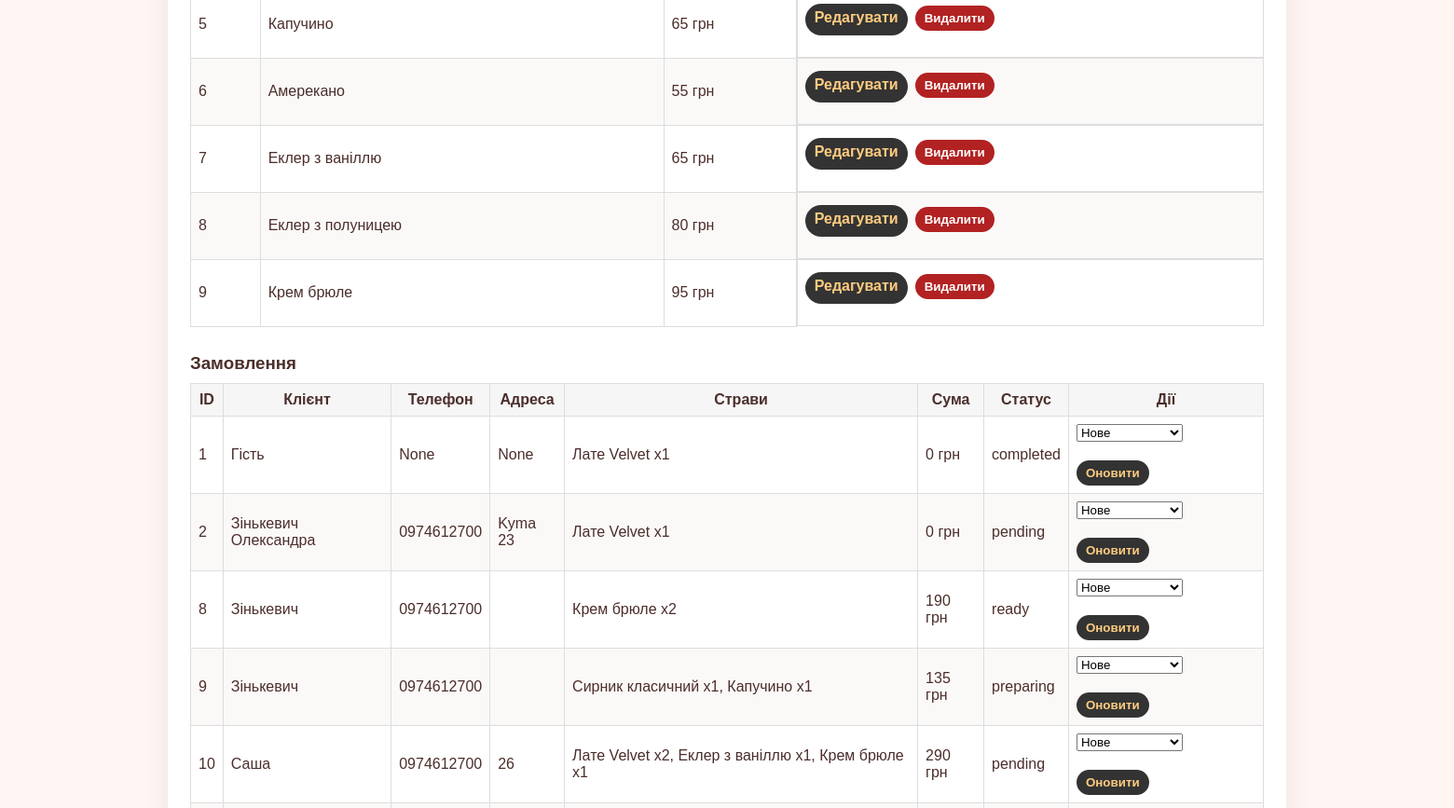
Page /admin (signed in, middle part) on the earlier database version.
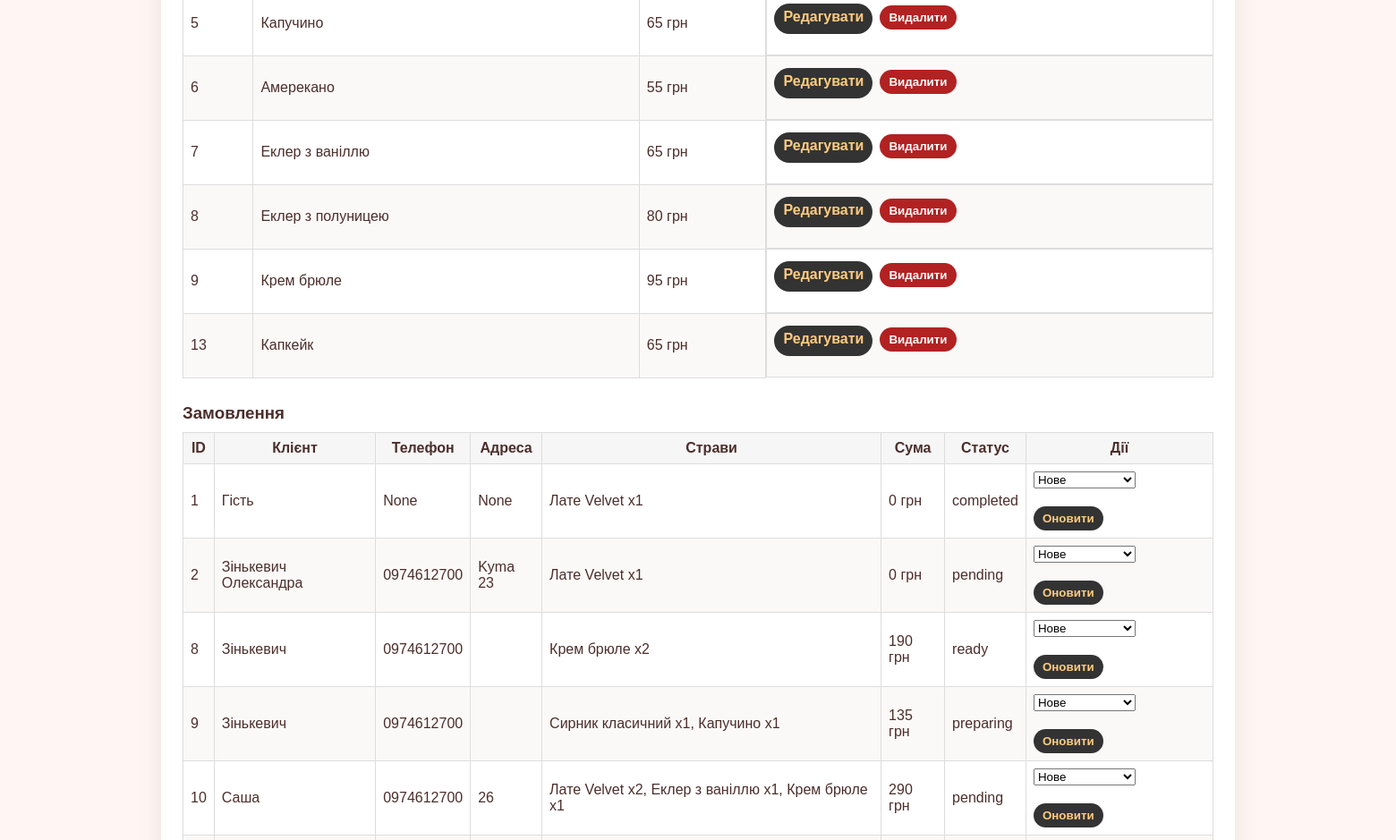
Same page on the later database version.
### tables this page shows
CREATE TABLE "dish" (
	"id"	INTEGER NOT NULL,
	"name"	TEXT NOT NULL,
	"price"	TEXT NOT NULL,
	"image"	BLOB NOT NULL,
	"description"	TEXT,
	"ingredients"	TEXT,
	"calories"	NUMERIC,
	PRIMARY KEY("id" AUTOINCREMENT)
);

CREATE TABLE "orders" (
	"id"	INTEGER,
	"customer_name"	TEXT,
	"items"	TEXT,
	"total"	REAL,
	"created_at"	TEXT,
	"status"	TEXT, phone TEXT, address TEXT,
	PRIMARY KEY("id" AUTOINCREMENT)
);

### main.py (the view, shortened to what this page needs)
@app.route('/admin')
def admin():
    if not session.get('is_admin'):
        return redirect(url_for('admin_login'))
    dish = get_all_dish()
    feedback = get_all_feedback()
    work = get_all_work()
    orders = get_all_orders()
    orders_display = []
    for o in orders:
        items_text = ''
        try:
            items = json.loads(o['items']) if 'items' in o.keys() else json.loads(o[4])
        except Exception:
            items = []
        parts = []
        for it in items:
            try:
                did = None
                if isinstance(it, dict):
                    did = it.get('dish_id') or it.get('id') or it.get('dish')
                    qty = int(it.get('qty', 1))
                try:
                    did_int = int(did)
                except Exception:
                    did_int = None
                if did_int is not None:
                    d = get_dish_by_id(did_int)
                    name = d['name'] if d and 'name' in d.keys() else f"#{did_int}"
                else:
                    name = str(did or '#')
            except Exception:
                name = f"#{it}"
                qty = 1
            parts.append(f"{name} x{qty}")
        items_text = ', '.join(parts)
        od = dict(o)
        od['items_text'] = items_text
        orders_display.append(od)
    accounts = get_all_accounts()
    return render_template('admin.html', dish=dish, work=work, feedback=feedback, orders=orders_display, accounts=accounts)

### database.py (called while the page is built)
def get_db():
    if 'db' not in g:
        g.db = sqlite3.connect('my_database.db')
        g.db.row_factory = sqlite3.Row  # Для отримання результатів у вигляді словника
    return g.db

def get_all_dish():
    db = get_db()
    cursor = db.cursor()
    cursor.execute('SELECT * FROM dish')
    dish = cursor.fetchall()
    return dish

def get_all_orders():
    db = get_db()
    cursor = db.cursor()
    cursor.execute('SELECT * FROM orders')
    orders = cursor.fetchall()
    return orders

def get_all_work():
    db = get_db()
    cursor = db.cursor()
    cursor.execute('SELECT * FROM work')
    work = cursor.fetchall()
    return work

def get_dish_by_id(dish_id):
    db = get_db()
    cursor = db.cursor()
    cursor.execute('SELECT * FROM dish WHERE id = ?', (dish_id,))
    return cursor.fetchone()

def get_all_feedback():
    db = get_db()
    cursor = db.cursor()
    cursor.execute('SELECT * FROM feedback')
    feedback = cursor.fetchall()
    return feedback

def get_all_accounts():
    db = get_db()
    cursor = db.cursor()
    cursor.execute('SELECT * FROM accounts')
    accounts = cursor.fetchall()
    return accounts

### templates/admin.html (shortened to what this page needs)
<!DOCTYPE html>
<html lang="uk">
<head>
    <link rel="stylesheet" href="{{ url_for('static', filename='style.css') }}">
</head>
<body>
    <main class="admin-container">
        <section class="admin-section">
            <table>
                <tbody>
                    {% for d in dish %}
                    <tr>
                        <td>{{ d.id }}</td>
                        <td>{{ d.name }}</td>
                           <td>{{ d.price|int }} грн</td>
                        <td class="controls">
                            <a class="btn" href="{{ url_for('admin_edit_dish', dish_id=d.id) }}">Редагувати</a>
                            <form method="post" action="{{ url_for('delete_dish_route', dish_id=d.id) }}" style="display:inline">
                                <button class="btn btn-danger" type="submit">Видалити</button>
                            </form>
                        </td>
                    </tr>
                    {% endfor %}
                </tbody>
            </table>
        </section>
        <section class="admin-section">
            <h3>Замовлення</h3>
            <table>
                <thead><tr><th>ID</th><th>Клієнт</th><th>Телефон</th><th>Адреса</th><th>Страви</th><th>Сума</th><th>Статус</th><th>Дії</th></tr></thead>
                <tbody>
                    {% for o in orders %}
                    <tr>
                        <td>{{ o.id }}</td>
                        <td>{{ o.customer_name }}</td>
                        <td>{{ o.phone }}</td>
                        <td>{{ o.address }}</td>
                        <td>{{ o.items_text }}</td>
                           <td>{{ o.total|int }} грн</td>
                        <td>{{ o.status or 'new' }}</td>
                        <td>
                            <form method="post" action="{{ url_for('admin_update_order_status', order_id=o.id) }}">
                                <select name="status">
                                    <option value="new">Новe</option>
                                </select>
                                <button class="btn" type="submit">Оновити</button>
                            </form>
                        </td>
                    </tr>
                    {% endfor %}
                </tbody>
            </table>
        </section>
    </main>
</body>
</html>

Differences in the rows shown:
added dish: id "13", name "Капкейк", price "65"
